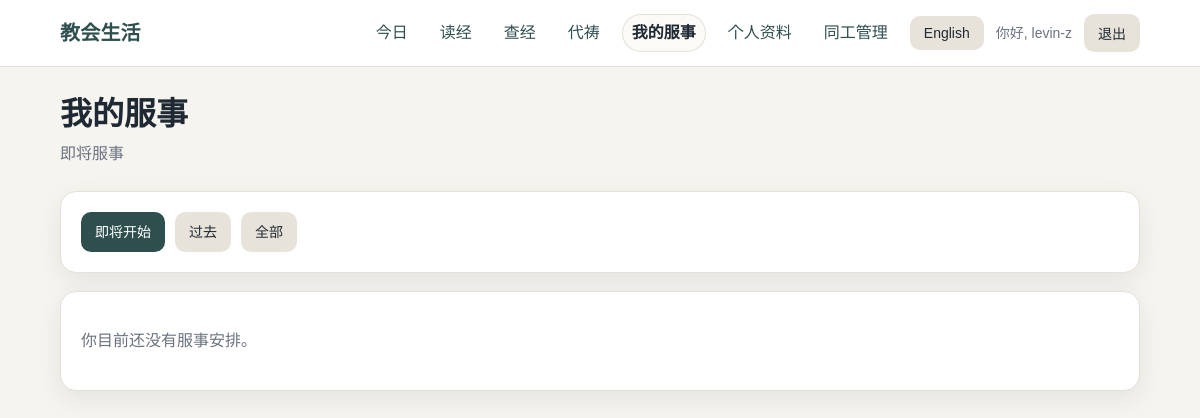
The page /my-serving/ (signed in) on the database as committed earlier.
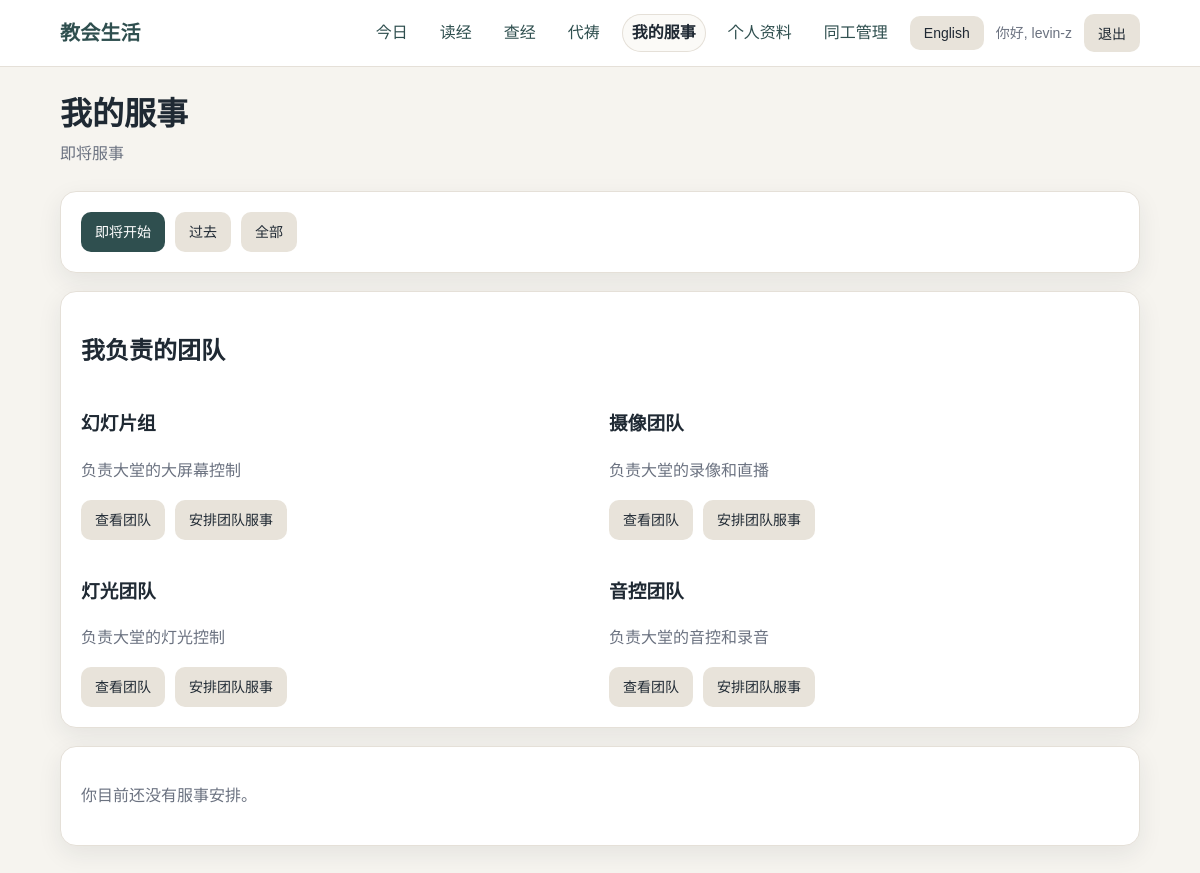
The same page on the database as committed later.
### ministry/models.py (models this page shows, shortened)
class MinistryTeam(models.Model):
    name = models.CharField(max_length=160)
    name_en = models.CharField(max_length=160, blank=True, default="")
    description = models.TextField(blank=True, default="")
    description_en = models.TextField(blank=True, default="")
    email_alias = models.CharField(max_length=180, blank=True, default="")
    playbook_link = models.URLField(max_length=500, blank=True, default="")
    is_active = models.BooleanField(default=True)
    created_at = models.DateTimeField(auto_now_add=True)
    updated_at = models.DateTimeField(auto_now=True)
    class Meta:
        ordering = ["name"]
        indexes = [
            models.Index(fields=["is_active"]),
        ]
    def get_name(self, language="zh"):
        if language == "en" and self.name_en:
            return self.name_en
        return self.name
    def get_description(self, language="zh"):
        if language == "en":
            return self.description_en or self.description
        return self.description

### accounts/models.py (models this page shows, shortened)
class Profile(models.Model):
    LANGUAGE_CHOICES = [
        ("zh", "中文"),
        ("en", "English"),
    ]
    user = models.OneToOneField(
        settings.AUTH_USER_MODEL,
        on_delete=models.CASCADE,
        related_name="profile",
    )
    small_group = models.ForeignKey(
        SmallGroup,
        on_delete=models.SET_NULL,
        null=True,
        blank=True,
        related_name="members",
    )
    preferred_language = models.CharField(
        max_length=2,
        choices=LANGUAGE_CHOICES,
        default="zh",
    )
    must_change_password = models.BooleanField(default=False)

### ministry/views.py (the view)
# urls.py: path("my-serving/", views.my_serving, name="my_serving"),
@login_required
def my_serving(request):
    tab = (request.GET.get("tab") or "upcoming").strip()
    if tab not in {"upcoming", "past", "all"}:
        tab = "upcoming"
    return render(
        request,
        "ministry/my_serving.html",
        {
            "serving_items": my_serving_assignments(request.user, tab=tab),
            "manageable_teams": manageable_assignment_teams(request.user),
            "tab": tab,
            "confirm_form": TeamAssignmentConfirmForm(language=get_user_language(request)),
        },
    )

### accounts/context_processors.py (called while the page is built)
def get_active_nav(request):
    resolver_match = getattr(request, "resolver_match", None)
    url_name = getattr(resolver_match, "url_name", "")
    if url_name in STAFF_NAV_URLS:
        return "staff"
    if url_name == "home":
        return "today"
    if url_name in READING_NAV_URLS:
        return "reading"
    if url_name in BIBLE_STUDY_NAV_URLS:
        return "bible_study"
    if url_name in PRAYER_NAV_URLS:
        return "prayer"
    if url_name == "my_serving":
        return "my_serving"
    if url_name in PROFILE_NAV_URLS:
        return "profile"
    return ""

def language_context(request):
    language = get_user_language(request)
    other_language = "en" if language == "zh" else "zh"
    return {
        "language": language,
        "language_label": SUPPORTED_LANGUAGES[language],
        "other_language": other_language,
        "other_language_label": SUPPORTED_LANGUAGES[other_language],
        "supported_languages": SUPPORTED_LANGUAGES,
        "ui": UI_TEXT[language],
        "active_nav": get_active_nav(request),
    }

### accounts/language.py (called while the page is built)
def normalize_language(language):
    if language in SUPPORTED_LANGUAGES:
        return language
    return DEFAULT_LANGUAGE

### templates/ministry/my_serving.html (shortened to what the changed rows need)
{% extends "base.html" %}
{% load event_extras ministry_extras %}
{% block content %}
<div class="page-header">
    <h1 class="page-title">{% if language == "zh" %}我的服事{% else %}My Serving{% endif %}</h1>
</div>
{% if manageable_teams %}
<div class="card">
    <h2>{% if language == "zh" %}我负责的团队{% else %}Teams I manage{% endif %}</h2>
    <div class="grid grid-2">
        {% for team in manageable_teams %}
        <div>
            <h3>{{ team|ministry_team_name:language }}</h3>
            {% if team|ministry_team_description:language %}
            <p class="muted">{{ team|ministry_team_description:language|truncatechars:140 }}</p>
            {% endif %}
            <div class="actions">
                <a class="button button-secondary" href="{% url 'ministry_team_detail' team.id %}">
                    {% if language == "zh" %}查看团队{% else %}View Team{% endif %}
                </a>
                <a class="button button-secondary" href="{% url 'team_schedule' team.id %}">
                    {% if language == "zh" %}安排团队服事{% else %}Schedule Team{% endif %}
                </a>
            </div>
        </div>
        {% endfor %}
    </div>
</div>
{% endif %}
{% endblock %}

Rows that differ between the two databases and show on the page:
added MinistryTeam: name.preferred_language "幻灯片组", description.preferred_language "负责大堂的大屏幕控制"
added MinistryTeam: name.preferred_language "摄像团队", description.preferred_language "负责大堂的录像和直播"
added MinistryTeam: name.preferred_language "灯光团队", description.preferred_language "负责大堂的灯光控制"
added MinistryTeam: name.preferred_language "音控团队", description.preferred_language "负责大堂的音控和录音"
Other text that changed with them:
text now shown: "我负责的团队"
